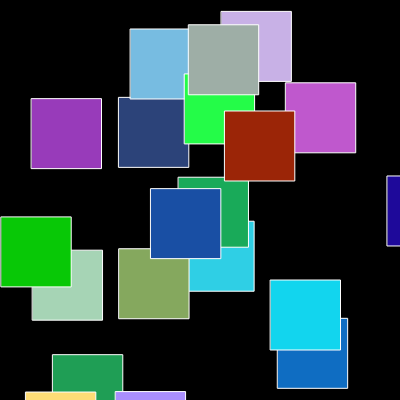
Frame 1 (no input)
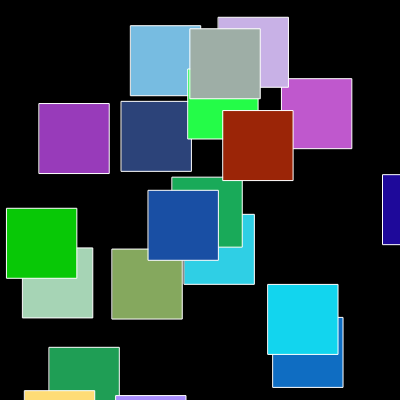
Frame 60 (no input)
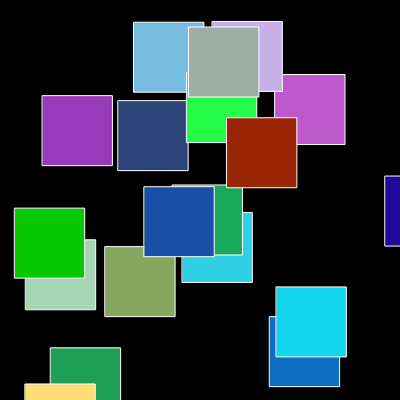
Frame 120 (the mouse pressed at the canvas centre since frame 60)

The p5.js sketch that drew these frames (run headless with seeded random() and noise() and a simulated clock; from frame 60 on, the mouse is pressed at the canvas centre):

// p5.js sketch
// ── sketch.js
// Virtual creature class
class Creature {
    constructor(x, y) {
    this.x = x;
    this.y = y;
    this.size = 70;
    this.color = color(random(255), random(255), random(255));
  }

  display() {
    fill(this.color);
    stroke(255); 
    rect(this.x, this.y, this.size, this.size);
  }

  move() {
    // Implement movement logic based on the creature's environment
    this.x += random(-1, 1);
    this.y += random(-1, 1);
  }

  checkClicked(mx, my) {
    // Check if the creature has been clicked
    if (
      mx > this.x &&
      mx < this.x + this.size &&
      my > this.y &&
      my < this.y + this.size
    ) {
      this.x += random(-20, 20);
      this.y += random(-20, 20);
    }
  }
}

// Array to hold virtual creatures
let creatures = [];

function setup() {
  createCanvas(400, 400);
  background(0, 0, 0); 

  // Create virtual creatures and add them to the array
  for (let i = 0; i < 20; i++) {
    let x = random(width);
    let y = random(height);
    let creature = new Creature(x, y);
    creatures.push(creature);
  }
}

function draw() {
  background(0, 0, 0); 

  // Display and move all creatures
  for (let creature of creatures) {
    creature.display();
    creature.move();
  }
}

function mouseClicked() {
  // Check if any creature was clicked and move them accordingly
  for (let creature of creatures) {
    creature.checkClicked(mouseX, mouseY);
  }
}
